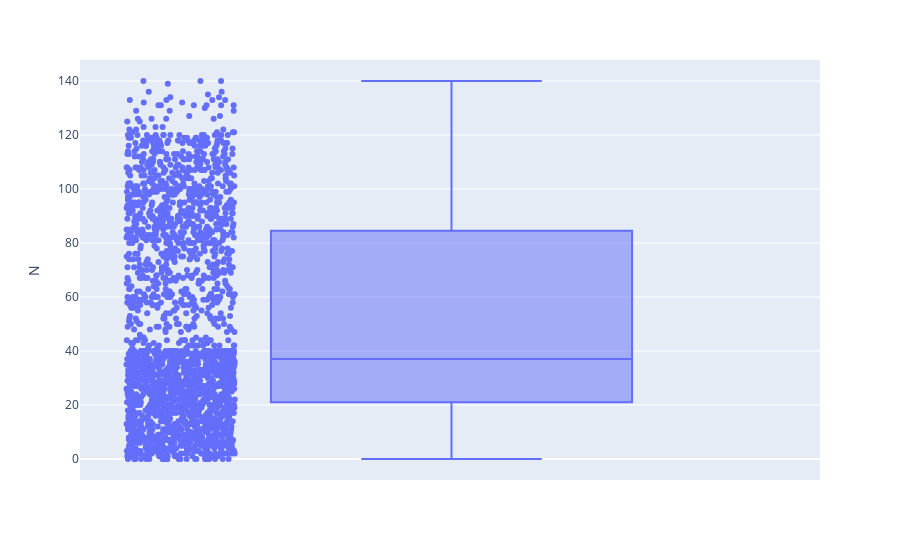

This figure's notebook cell:
### Code cell
fig = px.box(data , y="N",points="all")
fig.show()

### Figure 1 — Plotly figure (JSON) as saved in the notebook; plotly's stock layout.template omitted (floating-point values rounded to 4 significant figures; data arrays with more than 128 entries replaced by an {"elided": "..."} marker saying what was removed)
{"data": [{"alignmentgroup": "True", "boxpoints": "all", "hovertemplate": "N=%{y}<extra></extra>", "legendgroup": "", "marker": {"color": "#636efa"}, "name": "", "notched": false, "offsetgroup": "", "orientation": "v", "showlegend": false, "type": "box", "x0": " ", "xaxis": "x", "y": {"elided": "2200 int values"}, "y0": " ", "yaxis": "y"}], "layout": {"autosize": true, "boxmode": "group", "legend": {"tracegroupgap": 0}, "margin": {"t": 60}, "xaxis": {"anchor": "y", "autorange": true, "domain": [0, 1], "range": [-0.5032, 0.5], "type": "category"}, "yaxis": {"anchor": "x", "autorange": true, "domain": [0, 1], "range": [-7.778, 147.8], "title": {"text": "N"}, "type": "linear"}}}
